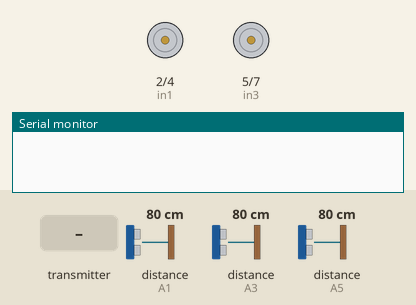
Recording of a sketch running on a simulated Arduino Uno, built with avr-gcc and run on an emulated ATmega328P. On the bench: motor-driver pin pairs drawn as motors (green arrow = first pin HIGH = forward, orange = second pin HIGH = backward, longer = more drive, scaled by the enable pin), the last lines printed to the serial monitor. The test bench sets the inputs (shaded band); at power-on: distance to the obstacle (sensors on A3, A1, A5) 80 cm. The echo pulse lasts 58.3 µs per cm; no radio packets arrive unless stated.

Above: at 1.2 s.
1.3 s: the transmitter starts sending xAxis = 0
At 2.3 s:
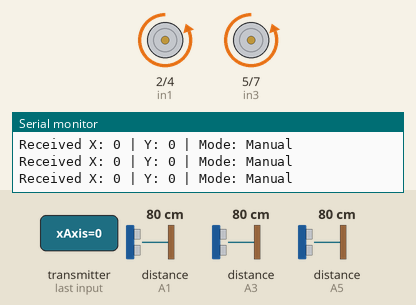
2.8 s: the transmitter starts sending yAxis = 1023
At 3.4 s:
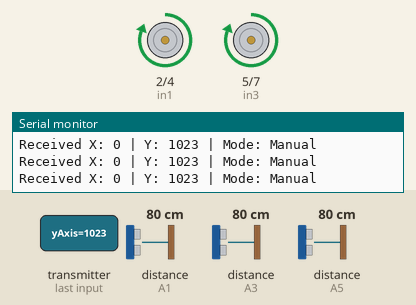
4.3 s: the transmitter starts sending autoMode = 1
At 4.8 s:
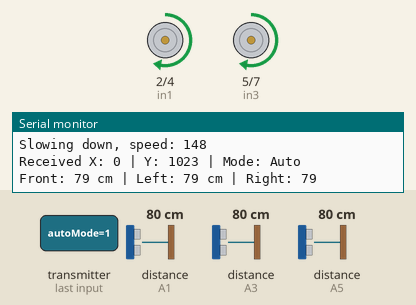
5.8 s: distance to the obstacle (sensor on A3) set to 2 cm
At 6.8 s:
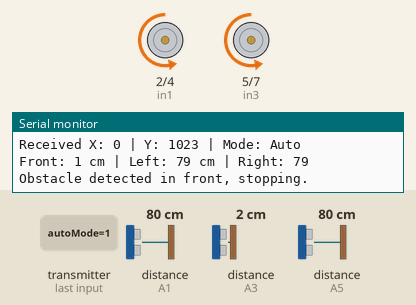
8.8 s: distance to the obstacle (sensor on A1) set to 74 cm
11.8 s: distance to the obstacle (sensor on A3) set to 28 cm
14.8 s: distance to the obstacle (sensor on A3) set to 35 cm
Timing chart, 0 to 18.1 s (numbered marks = the images above; inputs shaded):
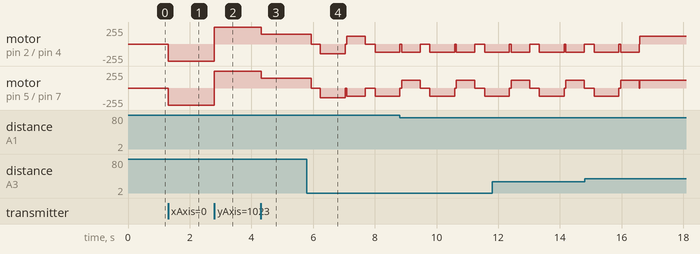

The sketch:

reciever_s3edy_jamd_2.ino
```cpp
#include <nRF24L01.h>
#include <RF24.h>

// Motor A connections
#define enA 3
#define in1 2
#define in2 4

// Motor B connections
#define enB 6
#define in3 5
#define in4 7

// Ultrasonic sensor pins
#define TRIG_FRONT A2
#define ECHO_FRONT A3
#define TRIG_LEFT A4
#define ECHO_LEFT A5
#define TRIG_RIGHT A0
#define ECHO_RIGHT A1

// nRF24L01 CE and CSN pins
RF24 radio(8, 9);
const byte address[6] = "00001";

// Structure to hold joystick data
struct JoystickData {
  int xAxis;
  int yAxis;
  bool autoMode;
};

JoystickData data;

// Ultrasonic distance thresholds
const int stopRange = 30;      // Distance to stop (in cm)
const int slowDownRange = 80;  // Distance to start slowing down (in cm)

void setup() {
  pinMode(enA, OUTPUT);
  pinMode(enB, OUTPUT);
  pinMode(in1, OUTPUT);
  pinMode(in2, OUTPUT);
  pinMode(in3, OUTPUT);
  pinMode(in4, OUTPUT);

  pinMode(TRIG_FRONT, OUTPUT);
  pinMode(ECHO_FRONT, INPUT);
  pinMode(TRIG_LEFT, OUTPUT);
  pinMode(ECHO_LEFT, INPUT);
  pinMode(TRIG_RIGHT, OUTPUT);
  pinMode(ECHO_RIGHT, INPUT);

  Serial.begin(9600);

  if (!radio.begin()) {
    Serial.println("nRF24L01 initialization failed!");
    while (1); // Halt if initialization fails
  }

  radio.openReadingPipe(0, address);
  radio.setPALevel(RF24_PA_LOW);
  radio.startListening();
}

void loop() {
  if (radio.available()) {
    radio.read(&data, sizeof(data));

    // Debugging output
    Serial.print("Received X: ");
    Serial.print(data.xAxis);
    Serial.print(" | Y: ");
    Serial.print(data.yAxis);
    Serial.print(" | Mode: ");
    Serial.println(data.autoMode ? "Auto" : "Manual");

    if (data.autoMode) {
      automaticMode();
    } else {
      manualMode(data.xAxis, data.yAxis);
    }
  }
}

void manualMode(int xAxis, int yAxis) {
  if (yAxis < 470) {
    // Backward
    moveBackward(map(yAxis, 470, 0, 0, 255));
  } else if (yAxis > 550) {
    // Forward
    moveForward(map(yAxis, 550, 1023, 0, 255));
  } else if (xAxis < 470) {
    // Turn Right
    moveTurnRight(map(xAxis, 470, 0, 0, 255));
  } else if (xAxis > 550) {
    // Turn Left
    moveTurnLeft(map(xAxis, 550, 1023, 0, 255));
  } else {
    moveStop();
  }
}

void automaticMode() {
  start:
  int frontDistance = getUltrasonicDistance(TRIG_FRONT, ECHO_FRONT);
  int leftDistance = getUltrasonicDistance(TRIG_LEFT, ECHO_LEFT);
  int rightDistance = getUltrasonicDistance(TRIG_RIGHT, ECHO_RIGHT);
  int path =0;
  // Debugging sensor values
  Serial.print("Front: ");
  Serial.print(frontDistance);
  Serial.print(" cm | Left: ");
  Serial.print(leftDistance);
  Serial.print(" cm | Right: ");
  Serial.println(rightDistance);

  if (frontDistance > slowDownRange && leftDistance > stopRange && rightDistance > stopRange) {
    // No obstacles detected, move forward at max speed
    moveForward(150);
    Serial.println("Moving forward at max speed.");
  } else if (frontDistance <= slowDownRange && frontDistance > stopRange) {
    // Gradual slowdown as the obstacle gets closer
    int speed = map(frontDistance, stopRange, slowDownRange, 80, 150);
    moveForward(speed);
    Serial.print("Slowing down, speed: ");
    Serial.println(speed);
  } else if (frontDistance <= stopRange) {
    // Front obstacle detected, stop and decide next move
    moveStop();
    delay(300); // Shorter stop delay
    Serial.println("Obstacle detected in front, stopping.");

    b:

    // Move backward to create space
    moveBackward(120);
    delay(800); // Reduced backward distance
    moveStop();

    // Reevaluate distances after moving backward
    int newLeftDistance = getUltrasonicDistance(TRIG_LEFT, ECHO_LEFT);
    int newRightDistance = getUltrasonicDistance(TRIG_RIGHT, ECHO_RIGHT);


    Serial.print("Reevaluating distances. Left: ");
    Serial.print(newLeftDistance);
    Serial.print(" cm | Right: ");
    Serial.println(newRightDistance);

    delay(50); // Shorter stop delay

    if (newLeftDistance > newRightDistance && newLeftDistance > stopRange) {
      Serial.println("Turning left to open a new path.");
      moveTurnLeft(120);
      delay(600); // Reduced delay for smaller turn
      moveStop();
    } else if (newRightDistance > stopRange) {
      Serial.println("Turning right to open a new path.");
      moveTurnRight(120);
      delay(600); // Reduced delay for smaller turn
      moveStop();
    } else {
      if(newRightDistance>newLeftDistance)
      {moveTurnRight(100);
      delay(400);
      moveStop();
      }
      else {
      moveTurnLeft(100);
      delay(400);
      moveStop();
      }
      path+=1;
      if (path==3)
{      moveTurnLeft(140);
      delay(900);
      moveStop();
      goto start;
}
      goto b;

      /*
      // If both sides are still blocked, choose a random turn
      Serial.println("Both sides still blocked, turning randomly.");
      if (random(0, 2) == 0) {
        moveTurnLeft(200);
        delay(500); // Reduced delay for smaller turn
      } else {
        moveTurnRight(200);
        delay(500); // Reduced delay for smaller turn
      }
      */
    }
  }
  else if (leftDistance <= stopRange) {
    // Left obstacle detected, turn right
    Serial.println("Obstacle detected on the left, turning right.");
    moveTurnRight(100);
    delay(300); // Reduced turn time
  }
   else if (rightDistance <= stopRange) {
    // Right obstacle detected, turn left
    Serial.println("Obstacle detected on the right, turning left.");
    moveTurnLeft(100);
    delay(300); // Reduced turn time
  }
   else {
    // Default slow forward motion
    int speed = map(frontDistance, stopRange, slowDownRange, 80, 150);
    moveForward(speed);
    Serial.print("Default slowing down, speed: ");
    Serial.println(speed);
  }
}

void moveForward(int speed) {
  digitalWrite(in1, HIGH);
  digitalWrite(in2, LOW);
  digitalWrite(in3, HIGH);
  digitalWrite(in4, LOW);
  analogWrite(enA, speed);
  analogWrite(enB, speed);
}

void moveBackward(int speed) {
  digitalWrite(in1, LOW);
  digitalWrite(in2, HIGH);
  digitalWrite(in3, LOW);
  digitalWrite(in4, HIGH);
  analogWrite(enA, speed);
  analogWrite(enB, speed);
}

void moveTurnLeft(int speed) {
  digitalWrite(in1, LOW);
  digitalWrite(in2, HIGH);
  digitalWrite(in3, HIGH);
  digitalWrite(in4, LOW);
  analogWrite(enA, speed );
  analogWrite(enB, speed);
}

void moveTurnRight(int speed) {
  digitalWrite(in1, HIGH);
  digitalWrite(in2, LOW);
  digitalWrite(in3, LOW);
  digitalWrite(in4, HIGH);
  analogWrite(enA, speed);
  analogWrite(enB, speed );
}

void moveStop() {
  digitalWrite(in1, LOW);
  digitalWrite(in2, LOW);
  digitalWrite(in3, LOW);
  digitalWrite(in4, LOW);
  analogWrite(enA, 0);
  analogWrite(enB, 0);
}

int getUltrasonicDistance(int trigPin, int echoPin) {
  digitalWrite(trigPin, LOW);
  delayMicroseconds(2);
  digitalWrite(trigPin, HIGH);
  delayMicroseconds(10);
  digitalWrite(trigPin, LOW);

  long duration = pulseIn(echoPin, HIGH, 30000); // Timeout to prevent long delays
  int distance = duration * 0.034 / 2;          // Convert to cm
  return (distance > 0 && distance <= 300) ? distance : 999;
}
```

Measured:
- after the input at 1.3 s, motor on pin 2 (in1) / pin 4 (in2), motor on pin 5 (in3) / pin 7 (in4): stopped → backward 255/255 at once
- after the input at 2.8 s, motor on pin 2 (in1) / pin 4 (in2), motor on pin 5 (in3) / pin 7 (in4): backward 255/255 → forward 255/255 at once
- after the input at 4.3 s, motor on pin 2 (in1) / pin 4 (in2), motor on pin 5 (in3) / pin 7 (in4): forward 255/255 → forward 148/255 at once
